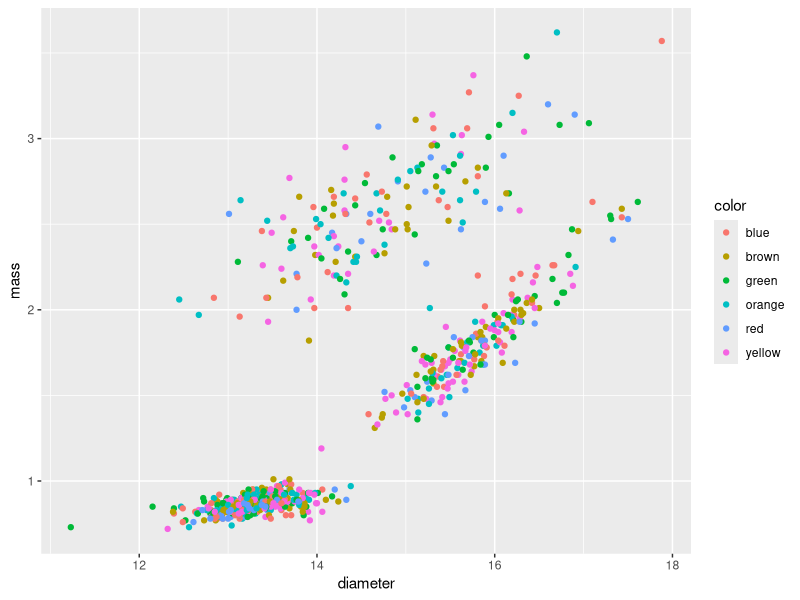
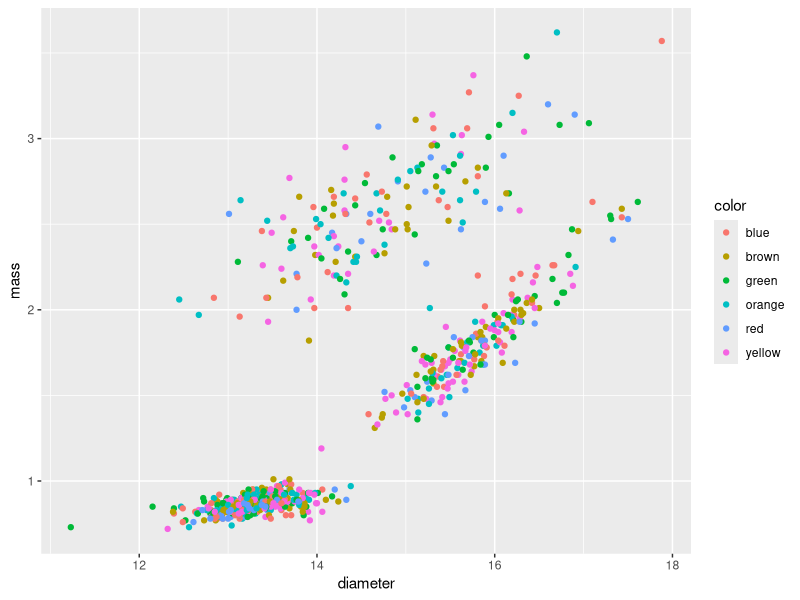
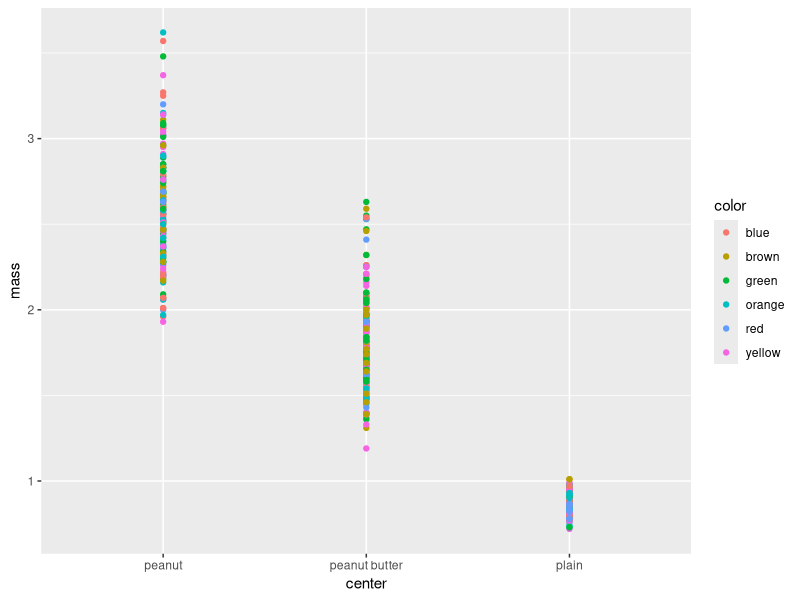
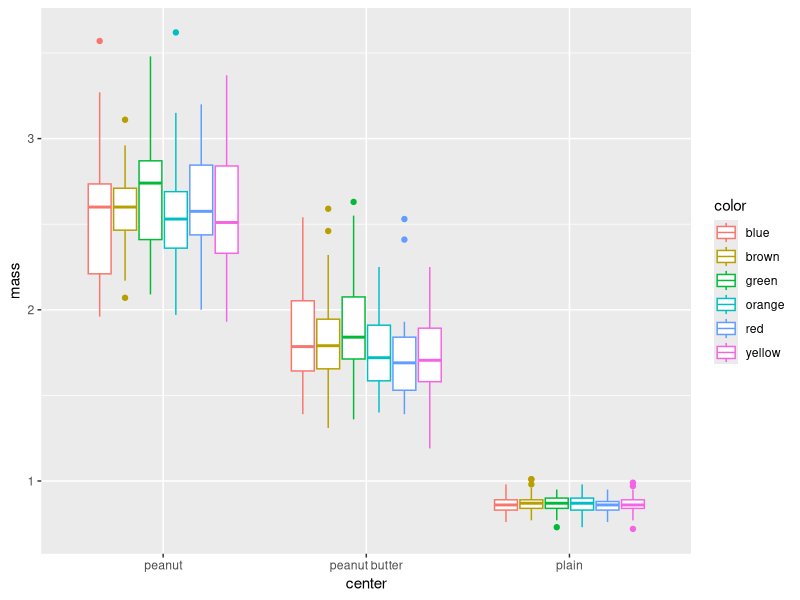
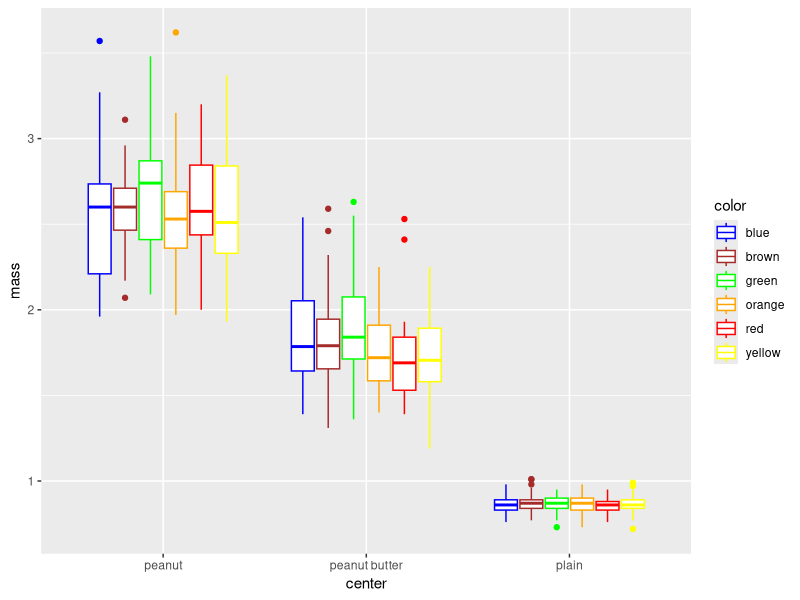
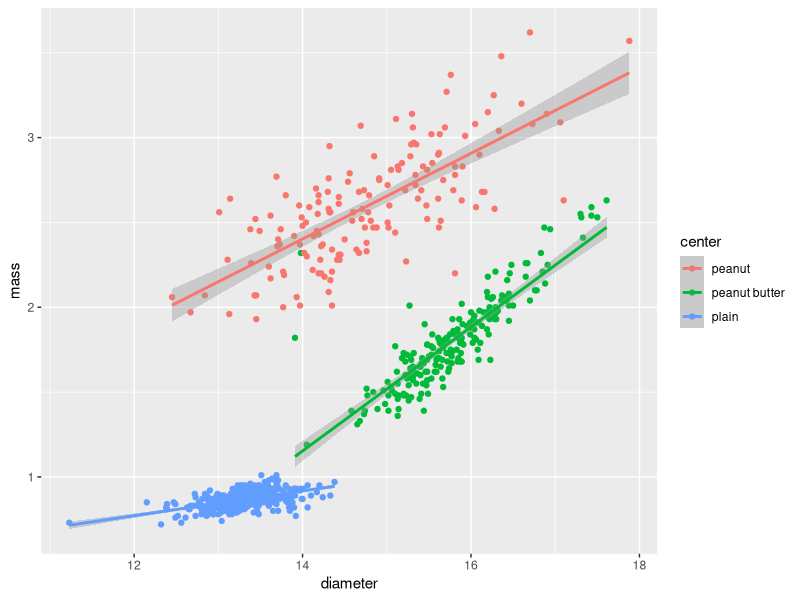
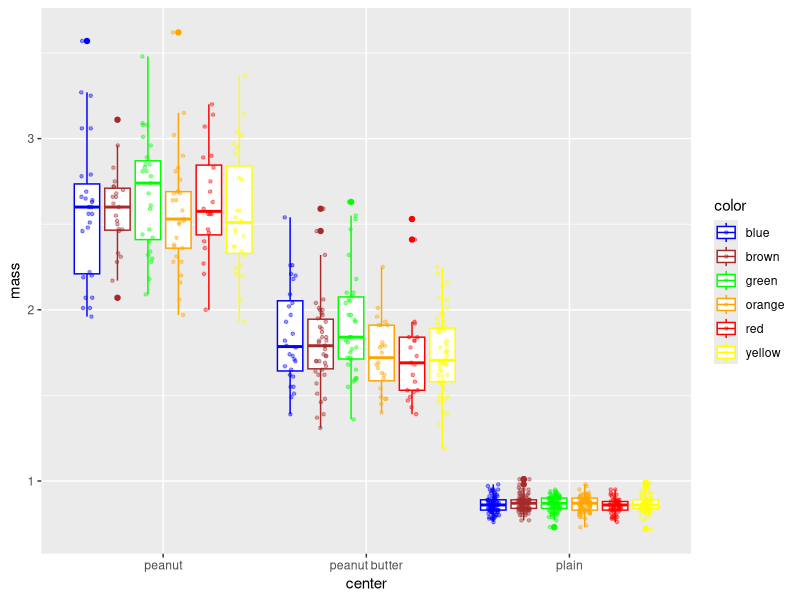
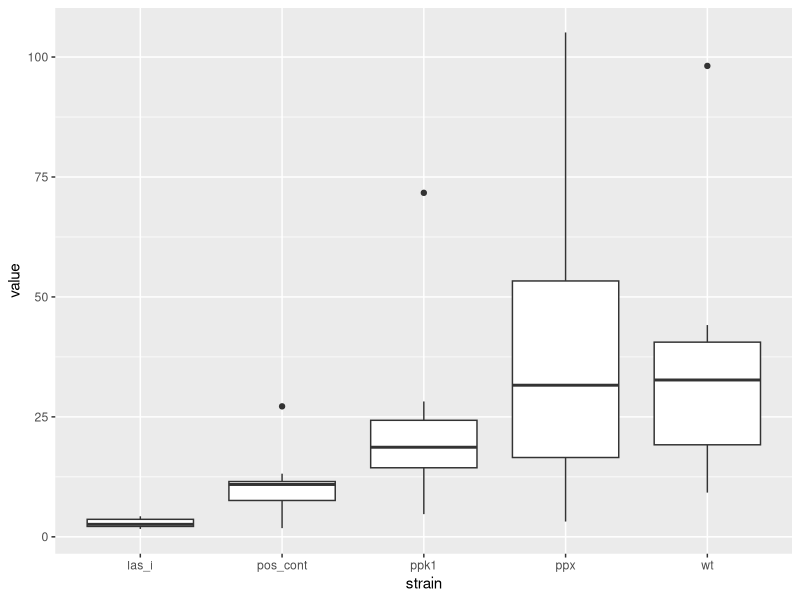

R code for these plots, in order: (Note: this script raises an error after producing the figures.)
# install packages -----
# install.packages("tidyverse")
# install.packages("readxl")
# install.packages("patchwork")
# install.packages("ggThemeAssist")
# install.packages("skimr")
# 
# # load this library only one time
#  library(ggThemeAssist)

# Load libraries -----
library(tidyverse)
library(readxl)
library(patchwork)
library(skimr)


# read in the two files we will work with
# note we can do this at the start with no issues
mm.df <- read_csv("data/mms.csv")
bact.df <- read_csv("data/data_r_long.csv")

# summary stats
skim(mm.df)

# this is a pipe %>% and moves the dataframe intoe the skim command
mm.df %>% skim()

# what if you wanted groups of stats based on center?
stats.df <- mm.df %>% 
  group_by(center) %>% 
  skim()

# so we finished here with making a graph
ggplot(aes(x=diameter, y=mass, color=color), data=mm.df) +
  geom_point()

# this us using the pipe
mm.df %>%  ggplot(aes(x=diameter, y=mass, color=color)) +
  geom_point()



# what if we wanted to see a plot of *mass*  based on the *center* of m and m
mm.df %>%  ggplot(aes(x= center, y=mass, color=color)) +
  geom_point()


# we can change this type of plot to show a box and whisker plot - geom_boxplot
# we can do a variety of other plots - geom_violin
mm.df %>%  ggplot(aes(x=center, y=mass, color=color)) +
  geom_boxplot() 


# CHALLENGE ----
# what if we wanted to change the colors to match what we really want
# list of colors are here - http://sape.inf.usi.ch/quick-reference/ggplot2/colour
mm.df %>%  ggplot(aes(x=center, y=mass, color=color)) +
  geom_boxplot() +
  scale_color_manual(
    name = "color",
    labels = c("blue", "brown", "green", "orange", "red", "yellow"),
    values = c("blue", "brown", "green", "orange", "red", "yellow" ) )


# # # # # # # # # # # #
# challenge - 
# what would you change to change the fill of the symbols?
ggplot(aes(x=diameter, y=mass, color=center), data=mm.df) +
  geom_point() +
  # scale_color_manual(
  #   name = "color",
  #   labels = c("blue", "brown", "green", "orange", "red", "yellow"),
  #   values = c("blue", "brown", "green", "orange", "red", "yellow") ) +
  geom_smooth(method="lm")




# The end of this is never ending on what you can layer in
ggplot(aes(x=center, y=mass, color=color), data=mm.df) +
  geom_boxplot(position = position_dodge( width = 0.9 )) +
  geom_point(position = position_jitterdodge(jitter.width=0.057, dodge.width = 0.9), alpha = 0.4, size=0.9)+
  scale_color_manual(
    name = "color",
    labels = c("blue", "brown", "green", "orange", "red", "yellow"),
    values = c("blue", "brown", "green", "orange", "red", "yellow") )



# OK SO ENOUGH WITH M & M'S
# LETS TRY RITIKAS DATA
bact.df 

# lets make a box plot - who likes this?
bact.df %>% ggplot(aes(strain, value)) +
  geom_boxplot()
  
  
# Lets make a mean and standard error plot
# we added in a theme - try modifying this? what are the options?
basic.plot <- bact.df %>% ggplot(aes(strain, value)) +  
  stat_summary(
    fun=mean, na.rm = TRUE, 
    geom = "point", 
    size = 3 ) +
  stat_summary(
    fun.data = mean_se, na.rm = TRUE, 
    geom = "errorbar", 
    width = 0.3 ) +
  labs(x = "Strain", y = "Value (something she measured)") +
  theme_light()
basic.plot

# now how can we modify the theme?
personal.plot <- bact.df %>% ggplot(aes(strain, value)) +  
  stat_summary(
    fun=mean, na.rm = TRUE, 
    geom = "point", 
    size = 3 ) +
  stat_summary(
    fun.data = mean_se, na.rm = TRUE, 
    geom = "errorbar", 
    width = 0.3 ) + 
  labs(x = "Strain", y = "Value (something she measured") +
  theme_bill()

personal.plot



# Combining plots with patchwork
basic.plot + 
  personal.plot +
  plot_layout(ncol = 1)









 # Setting your own theme
theme_bill <- function(base_size = 14, base_family = "Times")
{theme(
    # #REMOVE PLOT FILL AND GRIDS
    panel.background=element_rect(fill = "transparent", colour = "transparent"), 
    plot.background=element_rect(fill="transparent", colour=NA),
    # # removes the grid lines
    panel.grid.major = element_line(linetype = "blank"),
    panel.grid.minor = element_line(linetype = "blank"),
    
    # ADD AXES LINES AND SIZE
    axis.ticks = element_line(colour = "black"),
    axis.line.x = element_line(color="black", size = 0.5,linetype = "solid" ),
    axis.line.y = element_line(color="black", size = 0.5, linetype = "solid"),
    
    # LABLES APPEARANCE
    axis.text = element_text(colour = "black"),
    axis.title.x=element_text(size=13, face="bold"),
    axis.title.y=element_text(size=13, face="bold"),
    axis.text.x = element_text(size=12, face="bold", angle=0, vjust = .5, hjust=.5),
    axis.text.y = element_text(size=12, face="bold"),

    # LEGEND
    legend.position="bottom",
    # LEGEND TEXT
    legend.text = element_text(colour="black", size = 14, face = "bold"),
    # LEGEND TITLE
    legend.title = element_text(colour="black", size=16, face="bold"),
    legend.key = element_rect(fill = NA),
    legend.background = element_rect(fill = NA)
    )
}
